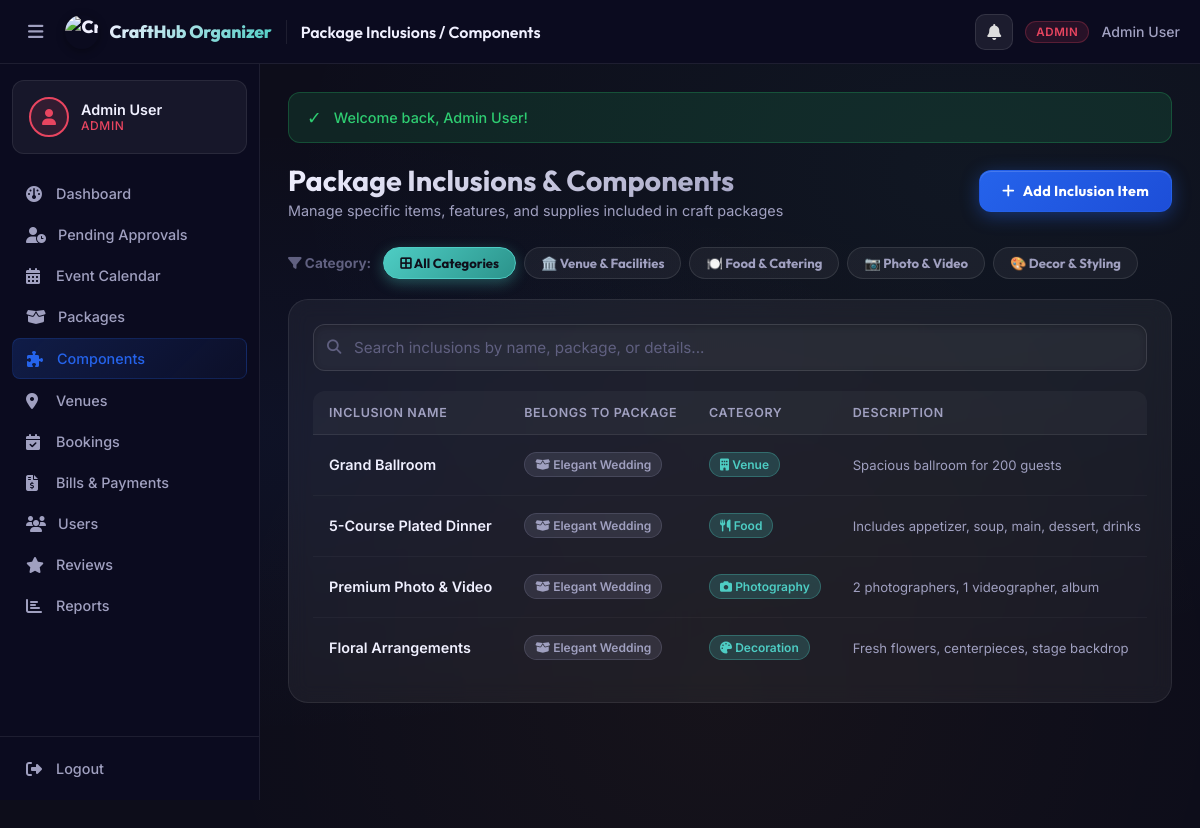
The app's page /admin/components.php (signed in) with its own data.
### tables this page shows
CREATE TABLE IF NOT EXISTS package_components (
    component_id INT AUTO_INCREMENT PRIMARY KEY,
    package_id INT NOT NULL,
    category ENUM('venue','food','photography','decoration') NOT NULL,
    name VARCHAR(80) NOT NULL,
    description TEXT,
    price DECIMAL(10,2) NOT NULL,
    FOREIGN KEY (package_id) REFERENCES packages(package_id) ON DELETE CASCADE
);

CREATE TABLE IF NOT EXISTS packages (
    package_id INT AUTO_INCREMENT PRIMARY KEY,
    package_name VARCHAR(80) NOT NULL,
    event_type ENUM('Wedding','Birthday','Debut','Christening') NOT NULL,
    base_price DECIMAL(10,2) NOT NULL,
    full_payment_discount_percent DECIMAL(5,2) NOT NULL DEFAULT 10.00,
    downpayment_discount_percent DECIMAL(5,2) NOT NULL DEFAULT 5.00,
    downpayment_percent DECIMAL(5,2) NOT NULL DEFAULT 50.00,
    max_slots TINYINT UNSIGNED NOT NULL DEFAULT 5,          
    description TEXT,
    image_url VARCHAR(500) NULL,
    status ENUM('active','inactive') DEFAULT 'active'
);

### admin/components.php (the view, shortened to what this page needs)
<?php
require_once __DIR__ . '/../includes/header.php';
$db = getDB();
$components = $db->query("
    SELECT c.*, c.component_id AS id, p.package_name
    FROM package_components c
    LEFT JOIN packages p ON c.package_id = p.package_id
    ORDER BY p.package_name, c.category, c.name
")->fetchAll();
?>
<?php require_once __DIR__ . '/../includes/navbar.php'; ?>
<div class="page-header">
    <div>
        <h1>Package Inclusions & Components</h1>
        <p>Manage specific items, features, and supplies included in craft packages</p>
    </div>
    <button class="btn btn-primary" data-modal="addComponentModal">
        <i class="fa-solid fa-plus"></i> Add Inclusion Item
    </button>
</div>
<div style="display:flex;gap:8px;margin-bottom:20px;flex-wrap:wrap;align-items:center;">
    <span style="font-size:0.85rem;color:var(--text-muted);font-weight:700;margin-right:4px;">
        <i class="fa-solid fa-filter"></i> Category:
    </span>
    <button class="comp-filter-tab active" data-cat="all" onclick="filterComponents('all')">
        <i class="fa-solid fa-border-all"></i> All Categories
    </button>
    <button class="comp-filter-tab" data-cat="venue" onclick="filterComponents('venue')">
        🏛️ Venue &amp; Facilities
    </button>
    <button class="comp-filter-tab" data-cat="food" onclick="filterComponents('food')">
        🍽️ Food &amp; Catering
    </button>
    <button class="comp-filter-tab" data-cat="photography" onclick="filterComponents('photography')">
        📷 Photo &amp; Video
    </button>
    <button class="comp-filter-tab" data-cat="decoration" onclick="filterComponents('decoration')">
        🎨 Decor &amp; Styling
    </button>
</div>
<div class="card">
    <div class="search-bar">
        <div class="search-input-wrapper">
            <i class="fa-solid fa-search"></i>
            <input type="text" id="compSearchInput" class="form-control" placeholder="Search inclusions by name, package, or details...">
        </div>
    </div>
    <div class="table-wrapper">
        <table class="table" id="compTable">
            <thead>
                <tr>
                    <th>Inclusion Name</th>
                    <th>Belongs to Package</th>
                    <th>Category</th>
                    <th>Description</th>
                </tr>
            </thead>
            <tbody>
                <?php foreach ($components as $c): ?>
                <tr class="comp-row" data-cat="<?= htmlspecialchars($c['category']) ?>">
                    <td>
                        <div style="font-weight:600;"><?= htmlspecialchars($c['name']) ?></div>
                    </td>
                    <td>
                        <span class="badge badge-secondary">
                            <i class="fa-solid fa-box-open"></i> <?= htmlspecialchars($c['package_name'] ?? 'General') ?>
                        </span>
                    </td>
                    <td>
                        <?php
                        $catIcons = ['venue'=>'building','food'=>'utensils','photography'=>'camera','decoration'=>'palette'];
                        $icon = $catIcons[$c['category']] ?? 'star';
                        ?>
                        <span class="badge badge-info">
                            <i class="fa-solid fa-<?= $icon ?>"></i> <?= ucfirst(htmlspecialchars($c['category'])) ?>
                        </span>
                    </td>
                    <td style="font-size:0.82rem;color:var(--text-secondary);">
                        <?= htmlspecialchars($c['description'] ?: '—') ?>
                    </td>
                </tr>
                <?php endforeach; ?>
            </tbody>
        </table>
    </div>
</div>
<?php require_once __DIR__ . '/../includes/footer.php'; ?>

### admin/components.php (style rules this page uses)
.comp-filter-tab { padding: 7px 16px; border-radius: 30px; font-family: 'Outfit', sans-serif; font-size: 0.82rem; font-weight: 700; color: var(--text-secondary); background: rgba(255,255,255,0.05); border: 1px solid rgba(255,255,255,0.1); cursor: pointer; transition: all 0.25s ease; }
.comp-filter-tab.active { background: linear-gradient(135deg, #4ecdc4, #2b938b); color: #0f0f1a; border-color: var(--accent-teal); box-shadow: 0 4px 14px rgba(78,205,196,0.35); }

### records on screen
package_components: name "Grand Ballroom", package.package_name "Elegant Wedding", category "Venue", description "Spacious ballroom for 200 guests"
package_components: name "5-Course Plated Dinner", package.package_name "Elegant Wedding", category "Food", description "Includes appetizer, soup, main, dessert, drinks"
package_components: name "Premium Photo & Video", package.package_name "Elegant Wedding", category "Photography", description "2 photographers, 1 videographer, album"
package_components: name "Floral Arrangements", package.package_name "Elegant Wedding", category "Decoration", description "Fresh flowers, centerpieces, stage backdrop"

### other values on screen
$_SESSION['user_name'] "Admin User"
$roleLabel "ADMIN"
$link['label'] "Dashboard"
$link['label'] "Pending Approvals"
$link['label'] "Event Calendar"
$link['label'] "Packages"
$link['label'] "Components"
$link['label'] "Venues"
$link['label'] "Bookings"
$link['label'] "Bills & Payments"
$link['label'] "Users"
$link['label'] "Reviews"
$link['label'] "Reports"
APP_NAME "CraftHub Organizer"
explode(' | ', $pageTitle)[0] "Package Inclusions / Components"
